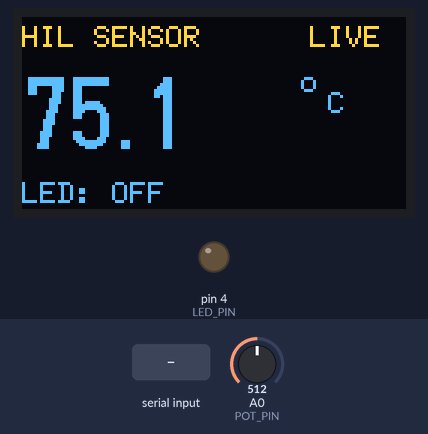
Recording of a sketch running on a simulated Arduino Uno, built with avr-gcc and run on an emulated ATmega328P. Parts: 128×64 one-colour display, output pins drawn as LEDs (lit = HIGH). The test bench sets the inputs (shaded band); at power-on: A0 (POT_PIN) = 512. The OLED is the two-colour kind (top 16 rows yellow); what the sketch prints to the serial monitor is not drawn.

Above: at 1.2 s.
1.3 s: "CMD:LIGHT:ON\n" received over Serial
At 3.2 s:
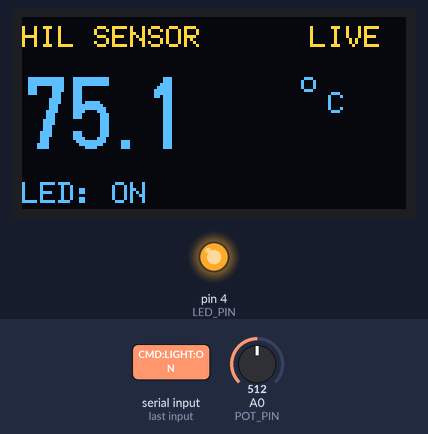
3.5 s: "SET:TEST:ON\n" received over Serial
At 5.1 s:
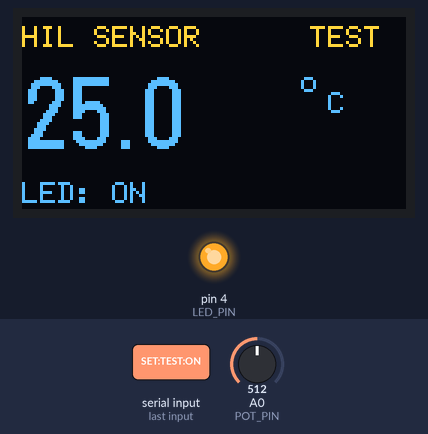
5.6 s: "CMD:LIGHT:OFF\n" received over Serial
At 7.0 s:
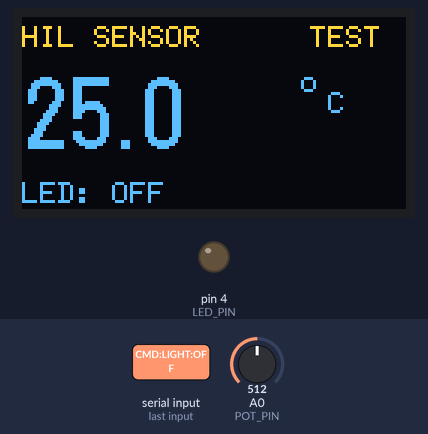
7.5 s: "CMD:LIGHT:TOGGLE\n" received over Serial
At 7.77 s:
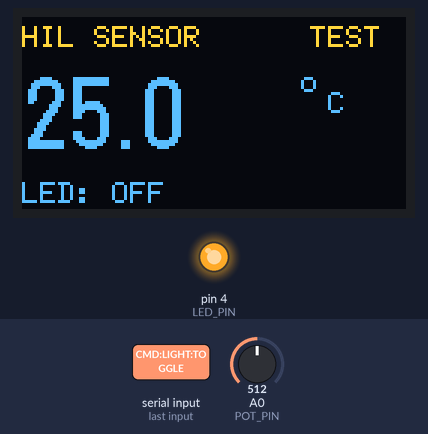
Timing chart, 0 to 10.4 s (numbered marks = the images above; inputs shaded):
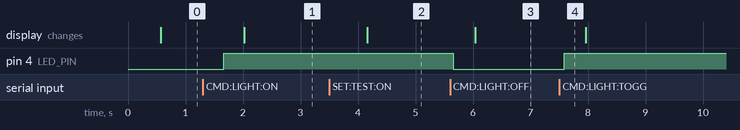

The sketch:

hil_grove.ino
```cpp
// HIL Grove sketch — Arduino Uno + Grove Beginner Kit
//
// Library required (install via Arduino IDE → Library Manager):
//   - U8g2 by olikraus
//
// Pins (default Grove Beginner Kit wiring):
//   - Rotary potentiometer .... A0
//   - Onboard LED ............. D4
//   - OLED display ............ I2C (SDA = A4, SCL = A5)
//
// Memory notes:
//   - U8g2 in page-buffer mode (the "_1_" suffix) so the OLED costs ~128 B
//     instead of ~1 KB; full buffer left no SRAM headroom on the Uno.
//   - All Serial strings are kept in flash via F() and we use a fixed char[]
//     for the input buffer — no String, no heap fragmentation.
//   - I2C bus is forced to 100 kHz; SSD1315 hangs U8g2's begin() at 400 kHz.
//
// Serial protocol (115200 baud, newline-terminated):
//   Outbound (Arduino → bridge):
//     RPT:TEMP:<float>       periodic temperature report
//     ACK:LIGHT:ON|OFF       confirmation after a light command
//   Inbound (bridge → Arduino):
//     SET:TEST:ON|OFF        switch between potentiometer and fixed test value
//     SET:VAL:<float>        set the fixed test value (also enables test mode)
//     CMD:LIGHT:ON|OFF|TOGGLE control the LED

#include <U8g2lib.h>
#include <Wire.h>

const int POT_PIN = A0;
const int LED_PIN = 4;

U8G2_SSD1306_128X64_NONAME_1_HW_I2C oled(U8G2_R0, U8X8_PIN_NONE);

bool  testMode     = false;
float testValue    = 25.0;
bool  ledOn        = false;
float lastSentTemp = -999.0;
unsigned long lastReportMs  = 0;
unsigned long lastDisplayMs = 0;
const unsigned long REPORT_MIN_INTERVAL_MS = 200;
const unsigned long REPORT_HEARTBEAT_MS    = 1000;
const unsigned long DISPLAY_INTERVAL_MS    = 200;

char inputBuffer[48];
byte inputLen = 0;

float readPotTemp() {
  int raw = analogRead(POT_PIN);
  return raw * (150.0f / 1023.0f);  // 0–1023 → 0–150 °C
}

void displayUpdate(float temp) {
  char tempBuf[10];
  dtostrf(temp, 4, 1, tempBuf);

  oled.firstPage();
  do {
    oled.setFont(u8g2_font_6x12_tr);
    oled.drawStr(0, 10, "HIL SENSOR");
    oled.drawStr(96, 10, testMode ? "TEST" : "LIVE");

    oled.setFont(u8g2_font_logisoso24_tr);
    oled.drawStr(0, 44, tempBuf);

    oled.drawCircle(95, 22, 2);
    oled.setFont(u8g2_font_6x12_tr);
    oled.drawStr(102, 32, "C");

    oled.drawStr(0, 62, ledOn ? "LED: ON" : "LED: OFF");
  } while (oled.nextPage());
}

void sendRpt(float val) {
  Serial.print(F("RPT:TEMP:"));
  Serial.println(val, 1);
}

void sendAck(bool on) {
  Serial.println(on ? F("ACK:LIGHT:ON") : F("ACK:LIGHT:OFF"));
}

void handleCommand(const char* cmd) {
  if (strcmp(cmd, "SET:TEST:ON") == 0) {
    testMode = true;
  } else if (strcmp(cmd, "SET:TEST:OFF") == 0) {
    testMode = false;
  } else if (strncmp(cmd, "SET:VAL:", 8) == 0) {
    testValue = atof(cmd + 8);
    if (!testMode) testMode = true;
  } else if (strcmp(cmd, "CMD:LIGHT:ON") == 0) {
    ledOn = true;
    digitalWrite(LED_PIN, HIGH);
    sendAck(true);
  } else if (strcmp(cmd, "CMD:LIGHT:OFF") == 0) {
    ledOn = false;
    digitalWrite(LED_PIN, LOW);
    sendAck(false);
  } else if (strcmp(cmd, "CMD:LIGHT:TOGGLE") == 0) {
    ledOn = !ledOn;
    digitalWrite(LED_PIN, ledOn ? HIGH : LOW);
    sendAck(ledOn);
  }
}

void setup() {
  Serial.begin(115200);
  pinMode(LED_PIN, OUTPUT);
  digitalWrite(LED_PIN, LOW);

  Wire.begin();
  Wire.setClock(100000);
  oled.setBusClock(100000);
  oled.setI2CAddress(0x3C << 1);
  oled.begin();
}

void loop() {
  // Drain serial input one line at a time
  while (Serial.available()) {
    char c = Serial.read();
    if (c == '\n' || c == '\r') {
      if (inputLen > 0) {
        inputBuffer[inputLen] = '\0';
        handleCommand(inputBuffer);
        inputLen = 0;
      }
    } else if (inputLen < sizeof(inputBuffer) - 1) {
      inputBuffer[inputLen++] = c;
    }
  }

  float currentTemp = testMode ? testValue : readPotTemp();

  unsigned long now = millis();
  bool significant      = abs(currentTemp - lastSentTemp) > 0.3;
  bool thresholdCross   = (currentTemp > 100 && lastSentTemp <= 100) ||
                          (currentTemp <= 100 && lastSentTemp > 100);
  bool intervalElapsed  = (now - lastReportMs) >= REPORT_MIN_INTERVAL_MS;
  bool heartbeatElapsed = (now - lastReportMs) >= REPORT_HEARTBEAT_MS;

  if ((intervalElapsed && (significant || thresholdCross)) || heartbeatElapsed) {
    sendRpt(currentTemp);
    lastSentTemp = currentTemp;
    lastReportMs = now;
  }

  if (now - lastDisplayMs >= DISPLAY_INTERVAL_MS) {
    displayUpdate(currentTemp);
    lastDisplayMs = now;
  }
}
```

Measured:
- after the input at 1.3 s, pin 4 (LED_PIN): LOW → HIGH after 0.37 s; the display: changes after 0.72 s (image 1)
- after the input at 3.5 s, the display: changes after 0.66 s (image 2)
- after the input at 5.6 s, pin 4 (LED_PIN): HIGH → LOW after 0.05 s; the display: changes after 0.44 s (image 3)
- after the input at 7.5 s, pin 4 (LED_PIN): LOW → HIGH after 0.08 s
